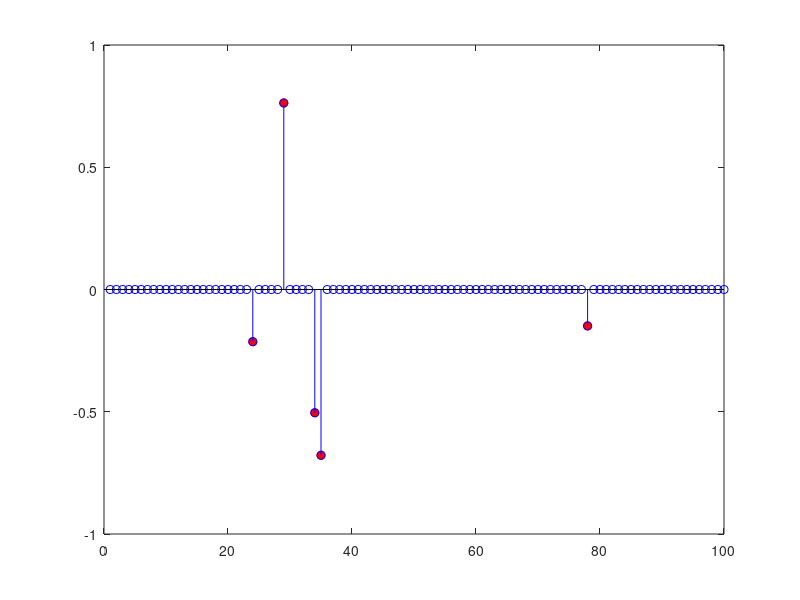

This figure's MATLAB source:
% Figure - NONE.  This code is from M. Elad's homepage.
% =========================================
% This script shows the IRLS (exact case) in practice, showing the 
% result after each iteration. Change s (line 7 ion the code) to see the 
% difference in behavior).
% Comment: Notice that this differs from the IRLS for the noisy case
%                 as described in Chapter 5.

% Prepare the problem Ax=b with sparse solution x
n=50; m=100; s=5; 
A=randn(n,m); 
A=A*diag(1./sqrt(diag(A'*A))); 
x_true=zeros(m,1); 
pos=randperm(m); 
x_true(pos(1:s))=randn(s,1); 
b=A*x_true;

% Solve the damn thing using IRLS
x=ones(m,1); % initialization
XX=eye(m); 

p=1; % refers to L0
p=0.5; % refers to L1

for k=1:1:20, 
    XX2=XX*XX; 
    x=XX2*A'*pinv(A*XX2*A')*b;
    XX=diag(abs(x).^p); 
    disp(['Iteration ',num2str(k),...
            ':    ||Ax-b||^2=',num2str((A*x-b)'*(A*x-b)),...
            ',    ||x-x_t||^2=',num2str((x-x_true)'*(x-x_true)),...
            '     ||x||_1=',num2str(sum(abs(x))),... 
            '     prod(x)=',num2str(exp(sum(log(abs(x)))/m))]);
    figure(1); clf; 
    pos=find(x_true ~=0); 
    h=plot(pos,x_true(pos),'or'); 
    set(h,'MarkerFaceColor','r'); 
    hold on; 
    stem(x,'b'); 
    pause  
end;